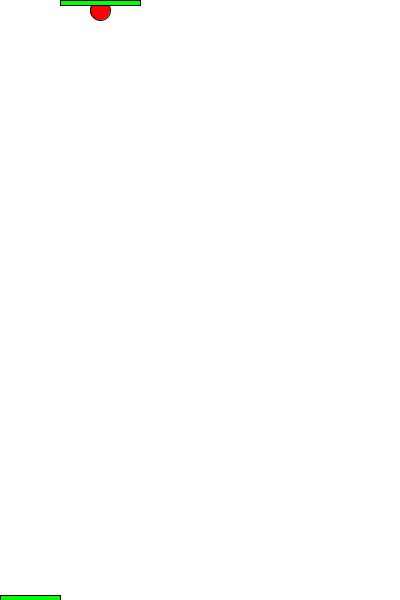
Frame 1 (no input)
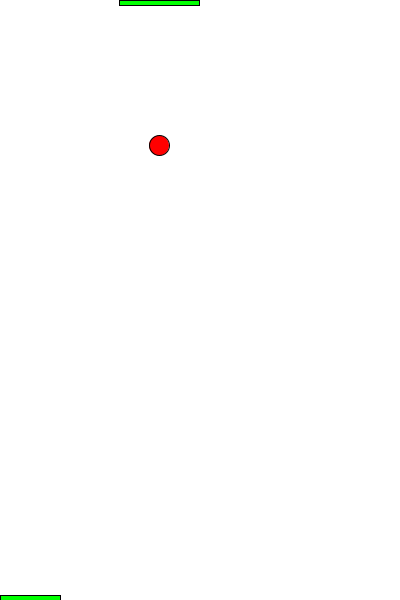
Frame 60 (the mouse pressed at the canvas centre just before this capture)
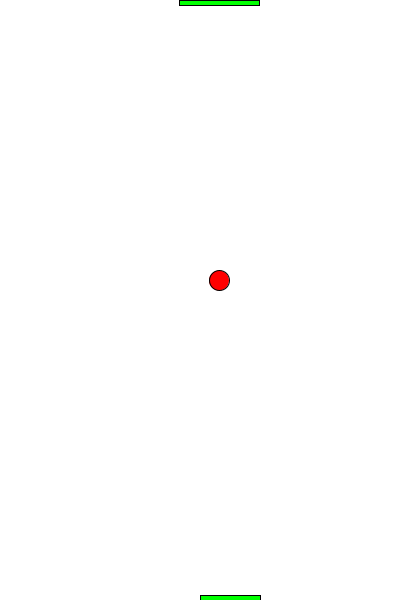
Frame 120 (the mouse held since frame 60 and released just before this capture)

The Processing sketch that drew these frames (run headless with seeded random() and noise(); from frame 60 on, the mouse is pressed at the canvas centre):

// Processing sketch: processing_86004
// ── processing_86004.pde

float ballX = 100;
float xSpeed =1;
float ballY= 10;
float ySpeed=1;
float paddle=mouseX;
float rect2= 60;
float rect1= 80; 


void setup()
{
  size (400, 600);
  background( 255, 255, 255);
  smooth();
  frameRate(60);
}
void draw()
{
  background(255, 255, 255);
  fill(255, 0, 0);
  ellipse(ballX, ballY, 20, 20);
  fill(0, 255, 0);
  rect(mouseX, 595, rect2, 5);
  rect(ballX-rect1/2, 0, rect1, 5);

  //bounce off the side
  if (ballX >= width -10 || ballX < 10)
  {
    xSpeed = xSpeed * -1;
  }

  //bounce off top
  if (ballY<15)
  {
    ySpeed = ySpeed * -1.5;
    ballY = 15;
  }


  //bounce of paddle
  if (ballX>=mouseX && ballX<=mouseX+60 && ballY >= height-15)
  {
    ySpeed=ySpeed*-1.5;
    ballY=height-15;
  }

  //game over
  if (ballY>height-15)
  {
    background(255);
    textAlign(CENTER);
    strokeWeight(34);
    text("GAMEOVER", width/2,height/2 );
    noLoop();
  }


    //limit ySpeed
    if (ySpeed > 12.6)
    {
      ySpeed = 12.6;
    }
  if (ySpeed< -12.6)
  {
    ySpeed = -12.6;
  }

  //keep top rect on screen
  if (ballX >= width- rect1/2)
  {
    rect(width-rect1, 0, rect1, 5);
  }
  if (ballX<= rect1/2)    
  {
    rect(0, 0, rect1, 5);
  }

  //fill (0);
  //text(xSpeed, 200, 300);
  //text(ySpeed, 200, 350); 
  //text(ballX, 200, 400);
 // text(ballY, 200, 450);


  ballX = ballX + xSpeed;
  ballY = ballY + ySpeed;
}
